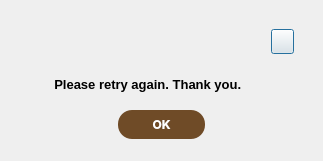
<?xml version="1.0" encoding="UTF-8"?>
<ui version="4.0">
 <class>Dialog</class>
 <widget class="QDialog" name="Dialog">
  <property name="geometry">
   <rect>
    <x>0</x>
    <y>0</y>
    <width>323</width>
    <height>161</height>
   </rect>
  </property>
  <property name="windowTitle">
   <string>Dialog</string>
  </property>
  <layout class="QHBoxLayout" name="horizontalLayout_2">
   <item>
    <widget class="QWidget" name="widget" native="true">
     <layout class="QVBoxLayout" name="verticalLayout_2">
      <item>
       <widget class="QWidget" name="widget_2" native="true">
        <layout class="QHBoxLayout" name="horizontalLayout">
         <item>
          <widget class="QWidget" name="widget_5" native="true">
           <property name="sizePolicy">
            <sizepolicy hsizetype="Maximum" vsizetype="Maximum">
             <horstretch>21</horstretch>
             <verstretch>14</verstretch>
            </sizepolicy>
           </property>
           <property name="minimumSize">
            <size>
             <width>25</width>
             <height>25</height>
            </size>
           </property>
           <property name="maximumSize">
            <size>
             <width>16777215</width>
             <height>16777215</height>
            </size>
           </property>
           <property name="styleSheet">
            <string notr="true">#widget_5{
background-image: url(:/images/i.png);
}</string>
           </property>
          </widget>
         </item>
         <item>
          <widget class="QWidget" name="widget_6" native="true">
           <property name="sizePolicy">
            <sizepolicy hsizetype="Maximum" vsizetype="Maximum">
             <horstretch>0</horstretch>
             <verstretch>0</verstretch>
            </sizepolicy>
           </property>
           <property name="minimumSize">
            <size>
             <width>205</width>
             <height>24</height>
            </size>
           </property>
           <property name="maximumSize">
            <size>
             <width>16777215</width>
             <height>16777215</height>
            </size>
           </property>
          </widget>
         </item>
         <item>
          <widget class="QPushButton" name="x">
           <property name="sizePolicy">
            <sizepolicy hsizetype="Maximum" vsizetype="Maximum">
             <horstretch>23</horstretch>
             <verstretch>19</verstretch>
            </sizepolicy>
           </property>
           <property name="minimumSize">
            <size>
             <width>6</width>
             <height>0</height>
            </size>
           </property>
           <property name="maximumSize">
            <size>
             <width>16777201</width>
             <height>16777195</height>
            </size>
           </property>
           <property name="sizeIncrement">
            <size>
             <width>0</width>
             <height>0</height>
            </size>
           </property>
           <property name="styleSheet">
            <string notr="true">#x{
background-image:url(:/images/exit.png);
}</string>
           </property>
           <property name="text">
            <string/>
           </property>
          </widget>
         </item>
        </layout>
       </widget>
      </item>
      <item>
       <widget class="QWidget" name="widget_3" native="true">
        <property name="sizePolicy">
         <sizepolicy hsizetype="Minimum" vsizetype="Minimum">
          <horstretch>0</horstretch>
          <verstretch>0</verstretch>
         </sizepolicy>
        </property>
        <layout class="QVBoxLayout" name="verticalLayout">
         <property name="topMargin">
          <number>1</number>
         </property>
         <property name="bottomMargin">
          <number>4</number>
         </property>
         <item>
          <widget class="QLabel" name="label">
           <property name="styleSheet">
            <string notr="true">#label{
font-family: &quot;Inter&quot;;
font-size: 13pt; 
color: #000000;
font: bold;
font-size: 13px;
}</string>
           </property>
           <property name="text">
            <string>       Please retry again. Thank you.</string>
           </property>
          </widget>
         </item>
        </layout>
       </widget>
      </item>
      <item>
       <widget class="QWidget" name="widget_4" native="true">
        <layout class="QHBoxLayout" name="horizontalLayout_3">
         <property name="leftMargin">
          <number>98</number>
         </property>
         <property name="topMargin">
          <number>2</number>
         </property>
         <property name="rightMargin">
          <number>98</number>
         </property>
         <property name="bottomMargin">
          <number>2</number>
         </property>
         <item>
          <widget class="QPushButton" name="okBtn">
           <property name="sizePolicy">
            <sizepolicy hsizetype="Minimum" vsizetype="Minimum">
             <horstretch>0</horstretch>
             <verstretch>0</verstretch>
            </sizepolicy>
           </property>
           <property name="minimumSize">
            <size>
             <width>20</width>
             <height>0</height>
            </size>
           </property>
           <property name="maximumSize">
            <size>
             <width>16777196</width>
             <height>16777215</height>
            </size>
           </property>
           <property name="styleSheet">
            <string notr="true">#okBtn{
font-weight:bold;
color: white;
background-color: #6F4B27;
font-family: Inter;
border-top-left-radius: 14px;
border-top-right-radius:14px;
border-bottom-left-radius: 14px;
border-bottom-right-radius: 14px;
text-align: center;
}
#okBtn:hover{
color: rgb(144,115,87);
border : 3px solid rgb(144,115,87);
background-color: white;
}
</string>
           </property>
           <property name="text">
            <string>OK</string>
           </property>
          </widget>
         </item>
        </layout>
       </widget>
      </item>
     </layout>
    </widget>
   </item>
  </layout>
 </widget>
 <resources>
  <include location="images/images.qrc"/>
 </resources>
 <connections/>
</ui>
